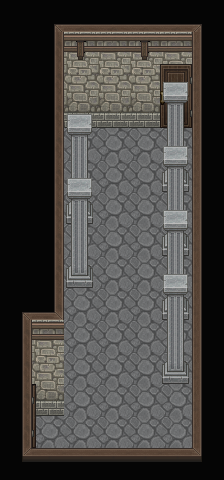

The image is a tile-based game level rendered from a .tmx file. Its description and complete source (layers, tilesets, objects, tile grids) follow:
An orthogonal 7x15 tile map with 32x32 px tiles, 11 tile layers (壁周り, 床, 壁, オブジェクト, ...), 7 tilesets.

<map version="1.10" tiledversion="1.11.2" orientation="orthogonal" renderorder="right-down" width="7" height="15" tilewidth="32" tileheight="32" infinite="0" nextlayerid="12" nextobjectid="1">
 <tileset firstgid="1" source="black.tsx" />
 <tileset firstgid="2" source="Bridge1-F.tsx" />
 <tileset firstgid="258" source="Inside-Town-A5.tsx" />
 <tileset firstgid="386" source="Door.tsx" />
 <tileset firstgid="398" source="Cave1-MineC-1.tsx" />
 <tileset firstgid="406" source="ModernI-A501.tsx" />
 <tileset firstgid="534" source="Inside-Town-D-2.tsx" />
 <layer id="1" name="壁周り" width="7" height="15" locked="1">
  <data encoding="csv">
1,1,1,1,1,1,1,
1,1,0,0,0,0,1,
1,1,0,0,0,0,1,
1,1,0,0,0,0,1,
1,1,0,0,0,0,1,
1,1,0,0,0,0,1,
1,1,0,0,0,0,1,
1,1,0,0,0,0,1,
1,1,0,0,0,0,1,
1,1,0,0,0,0,1,
1,0,0,0,0,0,1,
1,0,0,0,0,0,1,
1,0,0,0,0,0,1,
1,0,0,0,0,0,1,
1,1,1,1,1,1,1
</data>
 </layer>
 <layer id="3" name="床" width="7" height="15" locked="1">
  <data encoding="csv">
0,0,0,0,0,0,0,
0,0,0,0,0,0,0,
0,0,0,0,0,0,0,
0,0,0,0,0,0,0,
0,0,260,260,260,260,0,
0,0,260,260,260,260,0,
0,0,260,260,260,260,0,
0,0,260,260,260,260,0,
0,0,260,260,260,260,0,
0,0,260,260,260,260,0,
0,0,260,260,260,260,0,
0,0,260,260,260,260,0,
0,0,260,260,260,260,0,
0,260,260,260,260,260,0,
0,0,0,0,0,0,0
</data>
 </layer>
 <layer id="2" name="壁" width="7" height="15" locked="1">
  <data encoding="csv">
0,332,355,355,355,355,331,
0,348,66,66,66,66,346,
0,348,82,82,82,0,346,
0,348,114,114,114,0,346,
0,348,0,0,0,0,346,
0,348,0,0,0,0,346,
0,348,0,0,0,0,346,
0,348,0,0,0,0,346,
0,348,0,0,0,0,346,
332,356,0,0,0,0,346,
348,66,0,0,0,0,346,
348,82,0,0,0,0,346,
348,114,0,0,0,0,346,
348,0,0,0,0,0,346,
324,339,339,339,339,339,323
</data>
 </layer>
 <layer id="5" name="オブジェクト" width="7" height="15" locked="1">
  <data encoding="csv">
0,0,0,0,0,0,0,
0,0,403,404,403,404,0,
0,0,0,0,0,0,0,
0,0,0,0,0,0,0,
0,0,0,0,0,0,0,
0,0,0,0,0,0,0,
0,0,0,0,0,0,0,
0,0,0,0,0,0,0,
0,0,0,0,0,0,0,
0,0,0,0,0,0,0,
0,404,0,0,0,0,0,
0,0,0,0,0,0,0,
0,0,0,0,0,0,0,
0,0,0,0,0,0,0,
0,0,0,0,0,0,0
</data>
 </layer>
 <layer id="4" name="ドア" width="7" height="15" locked="1">
  <data encoding="csv">
0,0,0,0,0,0,0,
0,0,0,0,0,0,0,
0,0,0,0,0,0,0,
0,0,0,0,0,0,0,
0,0,0,0,0,0,0,
0,0,0,0,0,0,0,
0,0,0,0,0,0,0,
0,0,0,0,0,0,0,
0,0,0,0,0,0,0,
0,0,0,0,0,0,0,
0,0,0,0,0,0,0,
0,0,0,0,0,0,0,
0,388,0,0,0,0,0,
0,391,0,0,0,0,0,
0,0,0,0,0,0,0
</data>
 </layer>
 <layer id="11" name="ドア2" width="7" height="15" locked="1">
  <data encoding="csv">
0,0,0,0,0,0,0,
0,0,0,0,0,0,0,
0,0,0,0,0,386,0,
0,0,0,0,0,389,0,
0,0,0,0,0,0,0,
0,0,0,0,0,0,0,
0,0,0,0,0,0,0,
0,0,0,0,0,0,0,
0,0,0,0,0,0,0,
0,0,0,0,0,0,0,
0,0,0,0,0,0,0,
0,0,0,0,0,0,0,
0,0,0,0,0,0,0,
0,0,0,0,0,0,0,
0,0,0,0,0,0,0
</data>
 </layer>
 <layer id="8" name="柱1" width="7" height="15" locked="1">
  <data encoding="csv">
0,0,0,0,0,0,0,
0,0,0,0,0,0,0,
0,0,0,0,0,535,0,
0,0,535,0,0,537,0,
0,0,537,0,0,539,0,
0,0,539,0,0,541,0,
0,0,541,0,0,0,0,
0,0,0,0,0,0,0,
0,0,0,0,0,0,0,
0,0,0,0,0,0,0,
0,0,0,0,0,0,0,
0,0,0,0,0,0,0,
0,0,0,0,0,0,0,
0,0,0,0,0,0,0,
0,0,0,0,0,0,0
</data>
 </layer>
 <layer id="7" name="柱2" width="7" height="15" locked="1">
  <data encoding="csv">
0,0,0,0,0,0,0,
0,0,0,0,0,0,0,
0,0,0,0,0,0,0,
0,0,0,0,0,0,0,
0,0,0,0,0,535,0,
0,0,535,0,0,537,0,
0,0,537,0,0,539,0,
0,0,539,0,0,541,0,
0,0,541,0,0,0,0,
0,0,0,0,0,0,0,
0,0,0,0,0,0,0,
0,0,0,0,0,0,0,
0,0,0,0,0,0,0,
0,0,0,0,0,0,0,
0,0,0,0,0,0,0
</data>
 </layer>
 <layer id="10" name="柱3" width="7" height="15" locked="1">
  <data encoding="csv">
0,0,0,0,0,0,0,
0,0,0,0,0,0,0,
0,0,0,0,0,0,0,
0,0,0,0,0,0,0,
0,0,0,0,0,0,0,
0,0,0,0,0,0,0,
0,0,0,0,0,535,0,
0,0,0,0,0,537,0,
0,0,0,0,0,539,0,
0,0,0,0,0,541,0,
0,0,0,0,0,0,0,
0,0,0,0,0,0,0,
0,0,0,0,0,0,0,
0,0,0,0,0,0,0,
0,0,0,0,0,0,0
</data>
 </layer>
 <layer id="9" name="柱4" width="7" height="15" locked="1">
  <data encoding="csv">
0,0,0,0,0,0,0,
0,0,0,0,0,0,0,
0,0,0,0,0,0,0,
0,0,0,0,0,0,0,
0,0,0,0,0,0,0,
0,0,0,0,0,0,0,
0,0,0,0,0,0,0,
0,0,0,0,0,0,0,
0,0,0,0,0,535,0,
0,0,0,0,0,537,0,
0,0,0,0,0,539,0,
0,0,0,0,0,541,0,
0,0,0,0,0,0,0,
0,0,0,0,0,0,0,
0,0,0,0,0,0,0
</data>
 </layer>
 <layer id="6" name="影" width="7" height="15" locked="1" opacity="0.23">
  <data encoding="csv">
522,522,522,522,522,522,522,
522,522,522,522,522,522,522,
522,522,522,522,522,522,522,
522,522,522,522,522,522,522,
522,522,522,522,522,522,522,
522,522,522,522,522,522,522,
522,522,522,522,522,522,522,
522,522,522,522,522,522,522,
522,522,522,522,522,522,522,
522,522,522,522,522,522,522,
522,522,522,522,522,522,522,
522,522,522,522,522,522,522,
522,522,522,522,522,522,522,
522,522,522,522,522,522,522,
522,522,522,522,522,522,522
</data>
 </layer>
</map>
